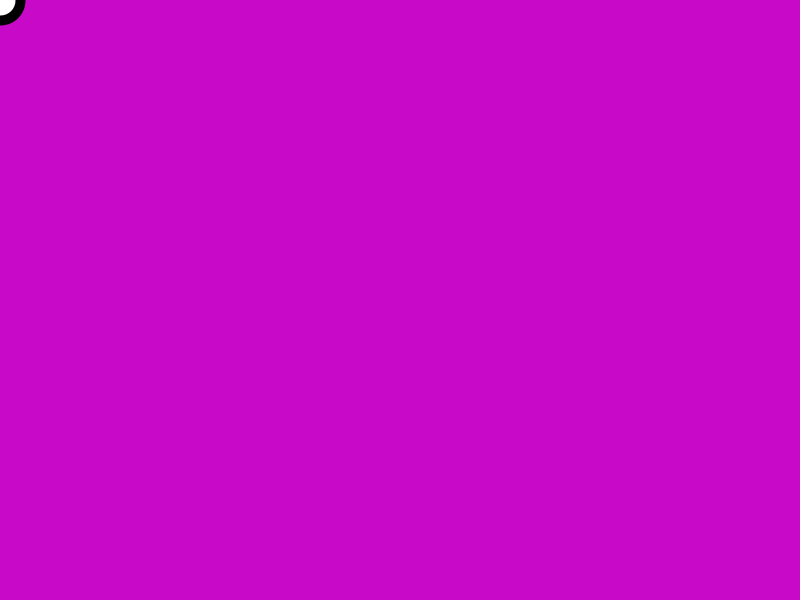
Frame 1 (no input)
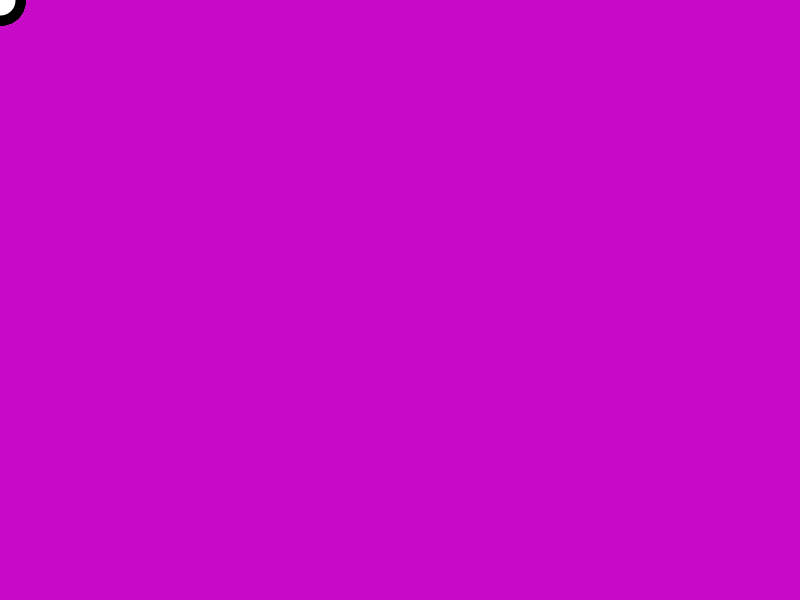
Frame 60 (the mouse pressed at the canvas centre just before this capture)
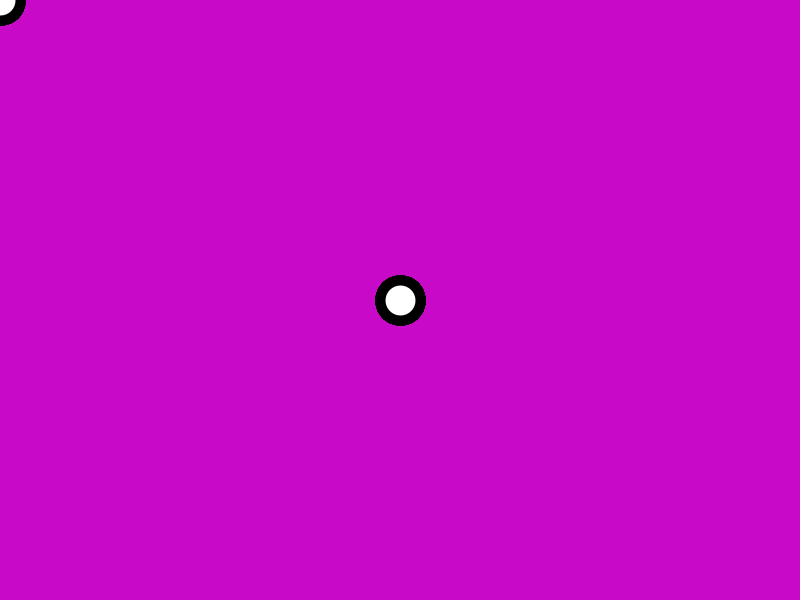
Frame 120 (the mouse held since frame 60 and released just before this capture)

The Processing sketch that drew these frames (run headless with seeded random() and noise(); from frame 60 on, the mouse is pressed at the canvas centre):

// Processing sketch: MousexY
// ── MousexY.pde

void setup() {
  size(800, 600);
  background(200, 10, 200);
  //noStroke();
  //fill(180, 180, 10);
  //rect(100, 100, 600, 400);
}

void draw() {
  //background(200, 10, 200);
  //noStroke();
  //fill(180, 180, 10);
  //rect(100, 100, 600, 400);
  
  stroke(0);
  strokeWeight(10);
  //line(width/2, height/2, mouseX, mouseY);
  ellipse(mouseX, mouseY, 40, 40);
}
